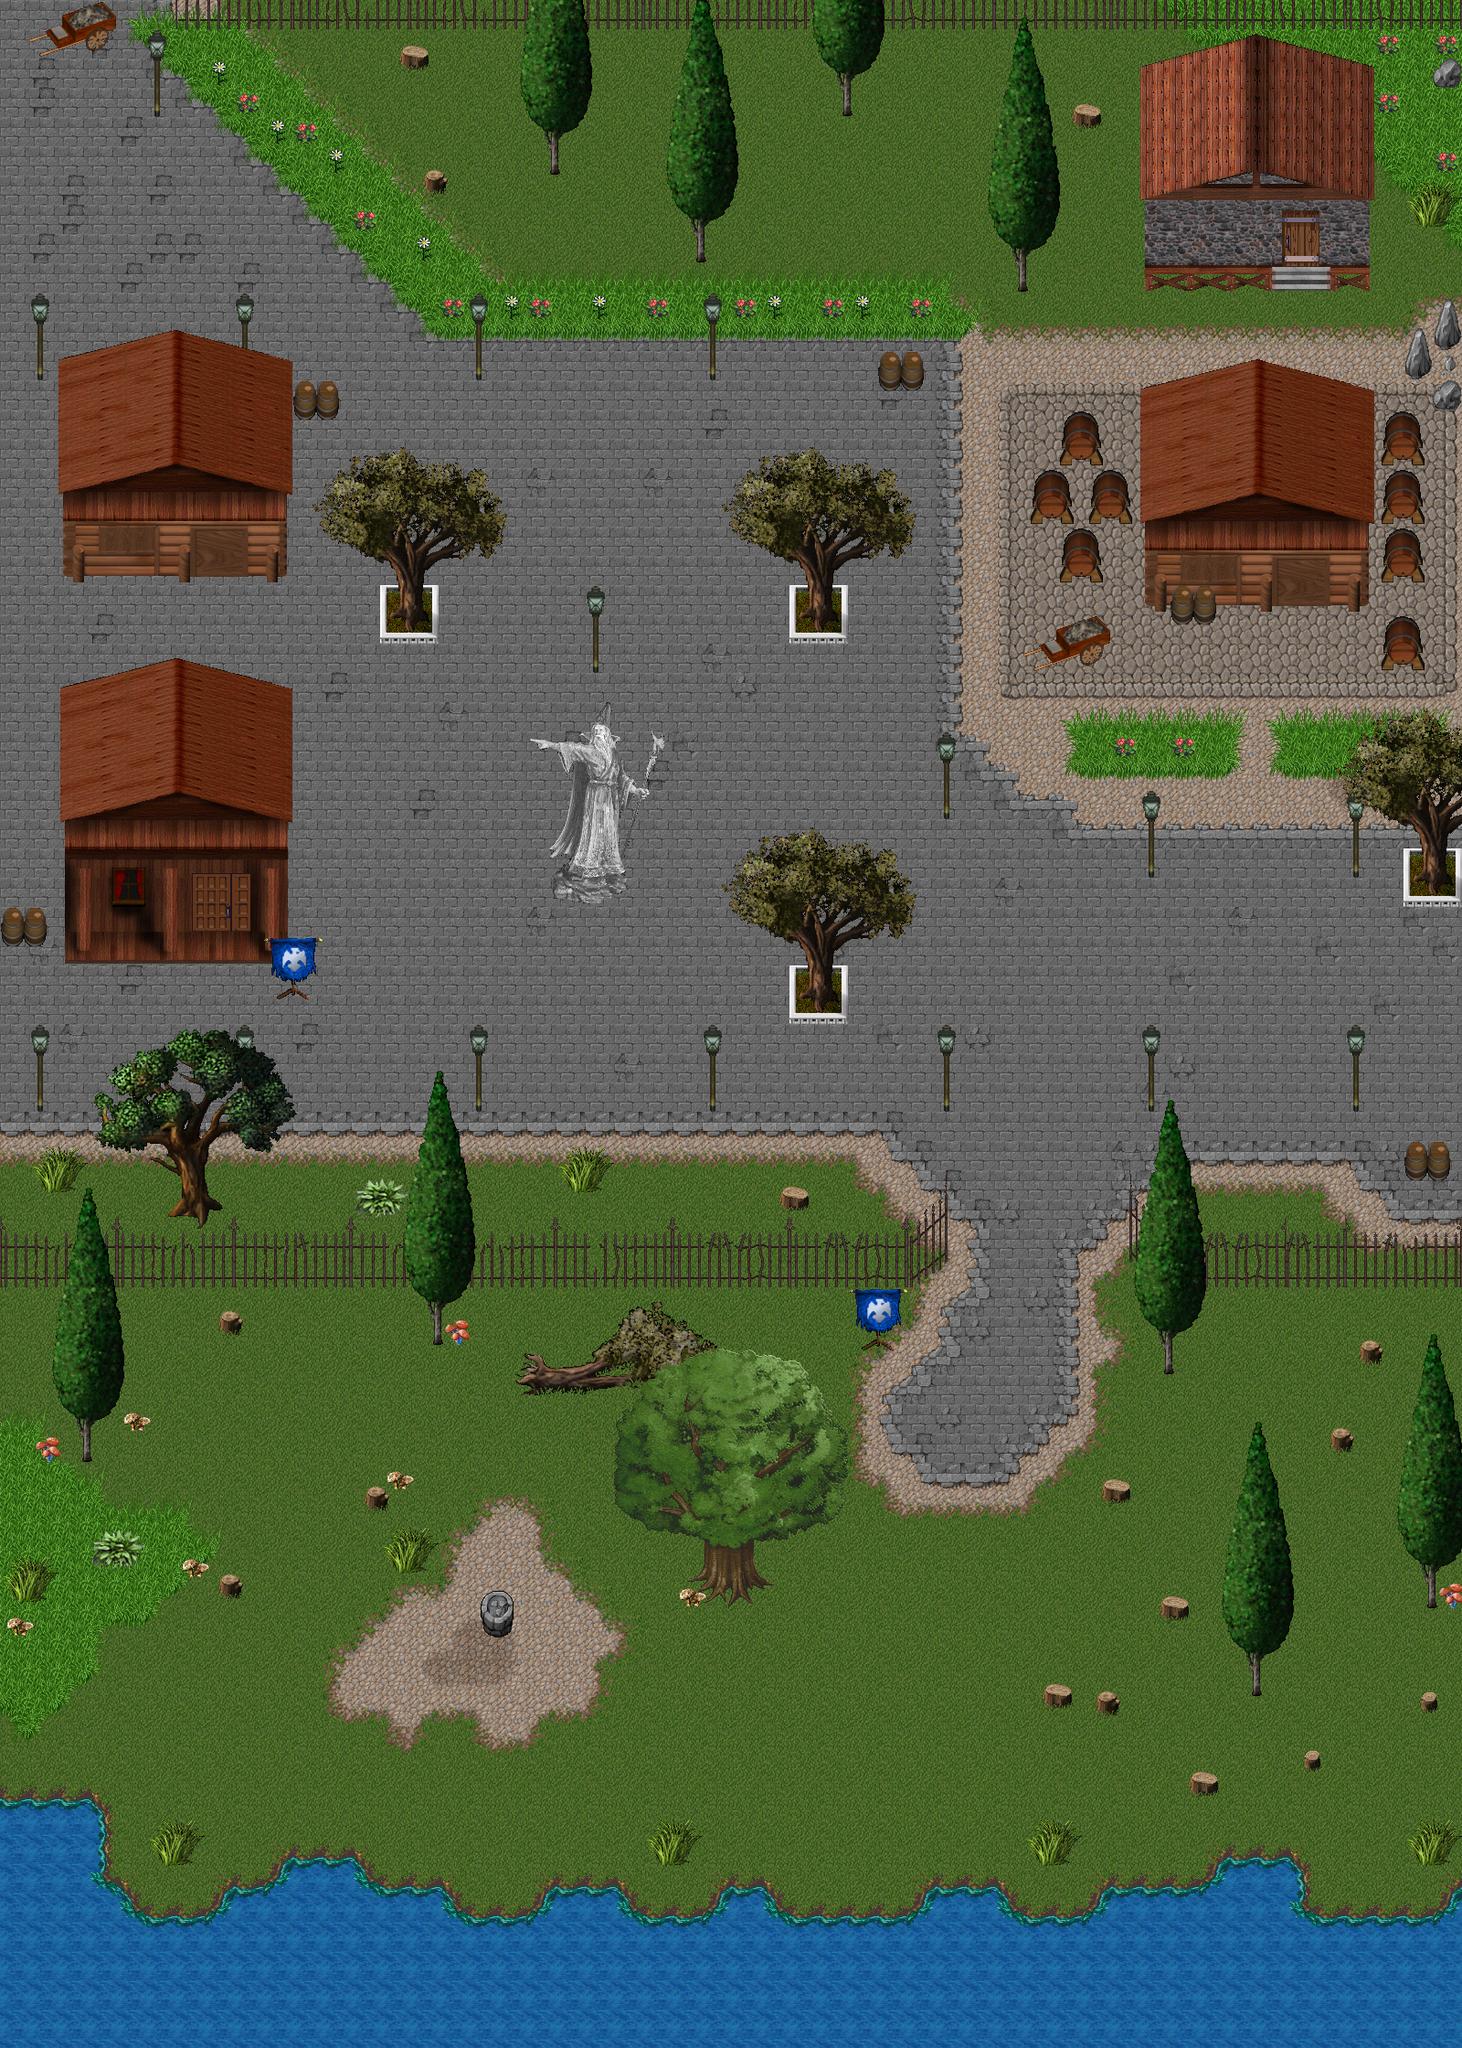

This game map was drawn from its Tiled (.tmx) file and the tilesets committed beside it. A one-line description and the trimmed map source follow:
An orthogonal 50x70 tile map with 32x32 px tiles, 15 tile layers (fondo-pasto, fondo-camino, fondo-cesped, fondo-borde-mar, ...), 25 tilesets and 194 objects.

<map version="1.4" tiledversion="1.4.1" orientation="orthogonal" renderorder="right-down" compressionlevel="0" width="50" height="70" tilewidth="32" tileheight="32" infinite="0" nextlayerid="35" nextobjectid="225">
 <editorsettings>
  <export target="mapa.json" format="json" />
 </editorsettings>
 <tileset firstgid="1" name="casa1" tilewidth="32" tileheight="32" tilecount="288" columns="24">
  <image source="construcciones/casa1.png" trans="ff00ff" width="768" height="384" />
 </tileset>
 <tileset firstgid="289" name="casa2" tilewidth="32" tileheight="32" tilecount="288" columns="24">
  <image source="construcciones/casa2.png" trans="ff00ff" width="768" height="384" />
 </tileset>
 <tileset firstgid="577" name="casa3" tilewidth="32" tileheight="32" tilecount="288" columns="24">
  <image source="construcciones/casa3.png" trans="ff00ff" width="768" height="384" />
 </tileset>
 <tileset firstgid="865" name="mountain_landscape" tilewidth="32" tileheight="32" tilecount="256" columns="16">
  <image source="mapa/mountain_landscape.png" width="512" height="512" />
 </tileset>
 <tileset firstgid="1121" name="wood_tileset" tilewidth="32" tileheight="32" tilecount="256" columns="16">
  <image source="mapa/wood_tileset.png" width="512" height="512" />
 </tileset>
 <tileset firstgid="1377" name="6001" tilewidth="32" tileheight="32" tilecount="256" columns="16">
  <image source="vegetacion/6001.png" trans="000000" width="512" height="512" />
 </tileset>
 <tileset firstgid="1633" name="6151" tilewidth="32" tileheight="32" tilecount="256" columns="16">
  <image source="vegetacion/6151.png" trans="000000" width="512" height="512" />
 </tileset>
 <tileset firstgid="1889" name="6136" tilewidth="32" tileheight="32" tilecount="16" columns="4">
  <image source="vegetacion/6136.png" trans="000000" width="128" height="128" />
 </tileset>
 <tileset firstgid="1905" name="6302" tilewidth="32" tileheight="32" tilecount="16" columns="4">
  <image source="vegetacion/6302.png" trans="000000" width="128" height="128" />
 </tileset>
 <tileset firstgid="1921" name="6313" tilewidth="32" tileheight="32" tilecount="16" columns="4">
  <image source="vegetacion/6313.png" trans="000000" width="128" height="128" />
 </tileset>
 <tileset firstgid="1937" name="6314" tilewidth="32" tileheight="32" tilecount="16" columns="4">
  <image source="vegetacion/6314.png" trans="000000" width="128" height="128" />
 </tileset>
 <tileset firstgid="1953" name="6315" tilewidth="32" tileheight="32" tilecount="16" columns="4">
  <image source="vegetacion/6315.png" trans="000000" width="128" height="128" />
 </tileset>
 <tileset firstgid="1969" name="rejas" tilewidth="32" tileheight="32" tilecount="576" columns="24">
  <image source="construcciones/rejas.png" trans="000000" width="768" height="768" />
 </tileset>
 <tileset firstgid="2545" name="6094" tilewidth="32" tileheight="32" tilecount="64" columns="8">
  <image source="vegetacion/6094.png" trans="000000" width="256" height="256" />
 </tileset>
 <tileset firstgid="2609" name="15058" tilewidth="32" tileheight="32" tilecount="4" columns="2">
  <image source="construcciones/15058.png" trans="000000" width="64" height="64" />
 </tileset>
 <tileset firstgid="2613" name="15187" tilewidth="32" tileheight="32" tilecount="16" columns="4">
  <image source="construcciones/15187.png" trans="000000" width="128" height="128" />
 </tileset>
 <tileset firstgid="2629" name="15191" tilewidth="32" tileheight="32" tilecount="64" columns="8">
  <image source="construcciones/15191.png" trans="000000" width="256" height="256" />
 </tileset>
 <tileset firstgid="2693" name="6119" tilewidth="32" tileheight="32" tilecount="64" columns="8">
  <image source="vegetacion/6119.png" trans="000000" width="256" height="256" />
 </tileset>
 <tileset firstgid="2757" name="6128" tilewidth="32" tileheight="32" tilecount="64" columns="8">
  <image source="vegetacion/6128.png" trans="000000" width="256" height="256" />
 </tileset>
 <tileset firstgid="2821" name="10006" tilewidth="32" tileheight="32" tilecount="64" columns="8">
  <image source="construcciones/10006.png" trans="000000" width="256" height="256" />
 </tileset>
 <tileset firstgid="2885" name="22072" tilewidth="32" tileheight="32" tilecount="16" columns="4">
  <image source="construcciones/22072.png" trans="000000" width="128" height="128" />
 </tileset>
 <tileset firstgid="2901" name="15229" tilewidth="32" tileheight="32" tilecount="16" columns="4">
  <image source="construcciones/15229.png" trans="000000" width="128" height="128" />
 </tileset>
 <tileset firstgid="2917" name="15207" tilewidth="32" tileheight="32" tilecount="4" columns="2">
  <image source="construcciones/15207.png" trans="000000" width="64" height="64" />
 </tileset>
 <tileset firstgid="2921" name="6316" tilewidth="32" tileheight="32" tilecount="16" columns="4">
  <image source="vegetacion/6316.png" trans="000000" width="128" height="128" />
 </tileset>
 <tileset firstgid="2937" name="13015" tilewidth="32" tileheight="32" tilecount="1" columns="1">
  <image source="vegetacion/13015.png" trans="000000" width="32" height="32" />
 </tileset>
 <group id="23" name="fondo" locked="1">
  <layer id="1" name="fondo-pasto" width="50" height="70" locked="1">
   <data>[3500 cells, 3500 non-empty, 4 distinct tile ids]</data>
  </layer>
  <layer id="9" name="fondo-camino" width="50" height="70" locked="1">
   <data>[3500 cells, 1746 non-empty, 46 distinct tile ids]</data>
  </layer>
  <layer id="11" name="fondo-cesped" width="50" height="70" locked="1">
   <data>[3500 cells, 223 non-empty, 44 distinct tile ids]</data>
  </layer>
  <layer id="3" name="fondo-borde-mar" width="50" height="70" locked="1">
   <data>[3500 cells, 304 non-empty, 7 distinct tile ids]</data>
  </layer>
  <layer id="18" name="cesped-borde-camino" width="50" height="70" locked="1">
   <data>[3500 cells, 115 non-empty, 9 distinct tile ids]</data>
  </layer>
 </group>
 <group id="24" name="frente" locked="1">
  <layer id="8" name="rejas" width="50" height="70" locked="1">
   <data>[3500 cells, 145 non-empty, 112 distinct tile ids]</data>
  </layer>
  <objectgroup id="25" name="rejas" locked="1">
   <object id="76" x="-4" y="1298.67" width="1072" height="117.333" />
   <object id="77" x="1218.67" y="1300" width="392" height="117.333" />
  </objectgroup>
  <layer id="10" name="casa" width="50" height="70" locked="1">
   <data>[3500 cells, 243 non-empty, 243 distinct tile ids]</data>
  </layer>
  <objectgroup id="26" name="casa">
   <object id="79" x="62.6667" y="712" width="259.333" height="344" />
   <object id="81" x="1243" y="390" width="268" height="288" />
   <object id="82" x="1246" y="31" width="265" height="286" />
  </objectgroup>
  <layer id="19" name="decoraciones" width="50" height="70" locked="1">
   <data>[3500 cells, 17 non-empty, 2 distinct tile ids]</data>
  </layer>
  <objectgroup id="33" name="decoraciones" locked="1">
   <object id="184" x="230" y="66.3333" width="17.3333" height="27" />
   <object id="185" x="297" y="132" width="14.3333" height="24.6667" />
   <object id="186" x="358" y="165" width="19.6667" height="23" />
   <object id="187" x="455.333" y="259.667" width="17" height="27" />
   <object id="188" x="552.667" y="324" width="14.3333" height="23.3333" />
   <object id="190" x="647" y="323" width="18" height="30.6667" />
   <object id="191" x="838.667" y="322" width="18.6667" height="30.3333" />
   <object id="192" x="932.333" y="321.333" width="20.6667" height="29.6667" />
  </objectgroup>
  <layer id="15" name="lamparas" width="50" height="70" locked="1">
   <data>[3500 cells, 48 non-empty, 3 distinct tile ids]</data>
  </layer>
  <objectgroup id="27" name="lamparas" locked="1">
   <object id="83" x="1470.67" y="1117.33" width="36" height="98.6667" />
   <object id="84" x="1250.67" y="1120" width="26" height="97.75" />
   <object id="85" x="1024" y="1119.33" width="28" height="98.5833" />
   <object id="86" x="769.333" y="1118.67" width="23.3333" height="96" />
   <object id="87" x="512.667" y="1118.67" width="28.6667" height="96.6667" />
   <object id="88" x="259.333" y="1120.67" width="29.3333" height="96" />
   <object id="89" x="30.6667" y="1119.33" width="37.3333" height="97" />
   <object id="90" x="32.6667" y="319.333" width="28" height="98.6667" />
   <object id="91" x="257.333" y="322.667" width="29.3333" height="89.3333" />
   <object id="92" x="160" y="30.6667" width="36" height="98" />
   <object id="93" x="510" y="320" width="33.3333" height="97.3333" />
   <object id="94" x="770" y="320.667" width="30.6667" height="98" />
   <object id="95" x="1026.67" y="801.333" width="30.6667" height="95.3333" />
   <object id="96" x="635.333" y="638" width="36" height="97.3333" />
   <object id="97" x="1471.33" y="864" width="32" height="97.3333" />
   <object id="98" x="1248" y="862.667" width="30" height="96.6667" />
  </objectgroup>
  <layer id="22" name="arboles-0" width="50" height="70" locked="1">
   <data>[3500 cells, 32 non-empty, 32 distinct tile ids]</data>
  </layer>
  <objectgroup id="28" name="arboles-0" locked="1">
   <object id="99" x="566.667" y="1421.33" width="232" height="111.333" />
  </objectgroup>
  <layer id="4" name="arboles-1" width="50" height="70" locked="1">
   <data>[3500 cells, 513 non-empty, 188 distinct tile ids]</data>
  </layer>
  <objectgroup id="29" name="arboles-1" locked="1">
   <object id="101" x="48" y="1288" width="93.3333" height="313.833" />
   <object id="102" x="428" y="1161.33" width="96" height="309.5" />
   <object id="103" x="658.667" y="1452" width="284" height="310.667" />
   <object id="104" x="1322.67" y="1542.67" width="98.6667" height="316.833" />
   <object id="105" x="1516" y="1448" width="96" height="315.5" />
   <object id="106" x="1234.67" y="1197.33" width="94.6667" height="308.167" />
   <object id="107" x="780" y="885.333" width="234.667" height="236.417" />
   <object id="108" x="780" y="470.667" width="232" height="241.333" />
   <object id="109" x="342.667" y="465.333" width="221.333" height="241.666" />
   <object id="165" x="1172" y="115.5" width="37" height="28" />
   <object id="166" x="236.727" y="1432.91" width="31.4545" height="30.5455" />
   <object id="167" x="95.5" y="1666" width="57.5" height="48.5" />
   <object id="168" x="0" y="1696" width="56" height="55" />
   <object id="169" x="238.5" y="1719.5" width="30" height="29" />
   <object id="170" x="400" y="1622" width="26.5" height="31" />
   <object id="171" x="422.5" y="1668" width="49.5" height="54" />
   <object id="172" x="164" y="1989" width="54" height="55" />
   <object id="173" x="712" y="1992" width="49" height="53" />
   <object id="174" x="1123" y="1993" width="53" height="51" />
   <object id="175" x="1140" y="1835" width="36.5" height="36" />
   <object id="176" x="1195" y="1842" width="33.5" height="36.5" />
   <object id="177" x="1201.5" y="1612.5" width="43" height="34.5" />
   <object id="178" x="1265" y="1740" width="39" height="32.5" />
   <object id="179" x="1453" y="1560" width="30" height="29" />
   <object id="180" x="1302.5" y="1934.5" width="32" height="30.5" />
   <object id="181" x="1425" y="1913" width="21.5" height="24" />
   <object id="182" x="1540.5" y="1987.5" width="55" height="54.5" />
   <object id="183" x="1553" y="1847.5" width="22" height="26" />
  </objectgroup>
  <layer id="17" name="rejas-2" width="50" height="70" locked="1">
   <data>[3500 cells, 50 non-empty, 26 distinct tile ids]</data>
  </layer>
  <layer id="5" name="arboles-2" width="50" height="70" locked="1">
   <data>[3500 cells, 259 non-empty, 153 distinct tile ids]</data>
  </layer>
  <objectgroup id="30" name="arboles-2" locked="1">
   <object id="110" x="99" y="1115" width="230" height="227" />
   <object id="111" x="1468" y="775" width="143" height="222" />
   <object id="112" x="1070" y="3" width="96" height="318.333" />
   <object id="113" x="880" y="-6" width="98" height="135.5" />
   <object id="114" x="709" y="-17" width="114" height="309" />
   <object id="115" x="565" y="-14" width="93" height="207" />
   <object id="142" x="33" y="1250.33" width="61.3333" height="55.6667" />
   <object id="143" x="391.333" y="1288.33" width="48.3333" height="44" />
   <object id="144" x="610" y="1255" width="55" height="52" />
   <object id="145" x="37.6667" y="1569" width="29.3333" height="29.6667" />
   <object id="146" x="135" y="1544.67" width="31" height="21" />
   <object id="147" x="6" y="1764.33" width="30.6667" height="24.6667" />
   <object id="148" x="198.333" y="1702" width="33.3333" height="24.6667" />
   <object id="149" x="419.75" y="1605.5" width="33.25" height="25.25" />
   <object id="150" x="485.75" y="1442" width="32.25" height="27.75" />
   <object id="151" x="1572.67" y="1726" width="28" height="31.3333" />
   <object id="152" x="739.5" y="1734.5" width="31" height="24.5" />
   <object id="153" x="851.25" y="1296.25" width="35" height="28.5" />
   <object id="154" x="1487.82" y="1464.36" width="26.1818" height="31.2727" />
   <object id="155" x="433.818" y="49.2727" width="38.3636" height="27.6364" />
   <object id="156" x="461.455" y="182.545" width="28.9091" height="30.1818" />
   <object id="157" x="1538.91" y="196.727" width="58.3636" height="56.3636" />
   <object id="160" x="1568.91" y="65.0909" width="27.8182" height="29.4545" />
  </objectgroup>
  <layer id="7" name="construcciones" width="50" height="70" locked="1">
   <data>[3500 cells, 127 non-empty, 66 distinct tile ids]</data>
  </layer>
  <objectgroup id="32" name="construcciones" locked="1">
   <object id="117" x="320.75" y="414.5" width="51.5" height="45.875" />
   <object id="118" x="958" y="380" width="57" height="54" />
   <object id="119" x="1119" y="663" width="97" height="80" />
   <object id="120" x="1571.67" y="324" width="28.3333" height="57" />
   <object id="121" x="1536.25" y="1243" width="52.75" height="49.75" />
   <object id="123" x="927.25" y="1400" width="68.5" height="77.875" />
   <object id="124" x="522" y="1736.5" width="46.5" height="55.5" />
   <object id="127" x="285.667" y="1021.33" width="69.6667" height="72.3333" />
   <object id="128" x="-8" y="985" width="71" height="52.6667" />
   <object id="129" x="576.5" y="756" width="158.5" height="234.75" />
   <object id="130" x="1280.18" y="640.364" width="61.0909" height="45.4545" />
   <object id="131" x="1510.5" y="672.5" width="50.5" height="62.5" />
   <object id="132" x="1511" y="575.5" width="51.5" height="63.5" />
   <object id="133" x="1511.5" y="513.5" width="47.5" height="60.5" />
   <object id="135" x="1511.5" y="449" width="49" height="61.5" />
   <object id="136" x="1538" y="351.5" width="29.5" height="64.5" />
   <object id="137" x="1570" y="415" width="30.5" height="33" />
   <object id="138" x="1156" y="451" width="52.5" height="60" />
   <object id="139" x="1189" y="514.5" width="48.5" height="57" />
   <object id="140" x="1156" y="579.5" width="57" height="56" />
   <object id="141" x="1128" y="514.5" width="49" height="58.5" />
  </objectgroup>
  <layer id="16" name="casa-2" width="50" height="70" locked="1">
   <data>[3500 cells, 72 non-empty, 72 distinct tile ids]</data>
  </layer>
  <objectgroup id="31" name="casa-2" locked="1">
   <object id="116" x="61" y="354" width="262" height="284.667" />
  </objectgroup>
 </group>
 <objectgroup id="20" name="colisionables">
  <object id="8" x="856.716" y="636.147" width="74.4541" height="75.8253" />
  <object id="9" x="411.333" y="634" width="75.3333" height="74.5083" />
  <object id="10" x="959.917" y="404.917" width="51.25" height="24.4167" />
  <object id="11" x="437.667" y="61.6667" width="32.1667" height="14.3333" />
  <object id="12" x="463.576" y="199.333" width="25.0303" height="13.3333" />
  <object id="13" x="761.878" y="280.364" width="11.2122" height="7.15148" />
  <object id="14" x="921.273" y="120.24" width="12.0909" height="7.1869" />
  <object id="15" x="601.394" y="178.727" width="13.4545" height="12.606" />
  <object id="16" x="598.833" y="935.784" width="92.167" height="57.7648" />
  <object id="17" x="853.667" y="1313.94" width="31.4167" height="9.47727" />
  <object id="18" x="944.25" y="1467.42" width="34.4167" height="11.5" />
  <object id="19" x="0.212125" y="1399.33" width="1004.45" height="13.6667" />
  <object id="20" x="184" y="1307.67" width="59" height="37.2094" />
  <object id="21" x="302.25" y="1081.08" width="38.75" height="13.3333" />
  <object id="22" x="68" y="797.333" width="252.667" height="262.667" />
  <object id="23" x="0.39394" y="1013.38" width="50.7733" height="24.625" />
  <object id="24" x="68.6667" y="432.334" width="247.333" height="203.333" />
  <object id="25" x="320" y="436.667" width="49.3334" height="24" />
  <object id="26" x="0.303034" y="0.272727" width="157.031" height="65.9921" />
  <object id="27" x="144.667" y="1.33333" width="1453.67" height="36.6667" />
  <object id="28" x="1569.17" y="80.9167" width="29.6667" height="15.6667" />
  <object id="29" x="1249.33" y="125.333" width="252" height="192" />
  <object id="30" x="1174.42" y="130.083" width="31" height="12" />
  <object id="31" x="1538.25" y="388.417" width="61" height="26.5" />
  <object id="32" x="1505.33" y="469.652" width="58.3166" height="168.932" />
  <object id="33" x="1254.67" y="453.333" width="254.667" height="221.38" />
  <object id="34" x="1161.25" y="470.029" width="43.417" height="38.5537" />
  <object id="35" x="1119.85" y="695.621" width="92.4641" height="43.8239" />
  <object id="36" x="1536" y="927.333" width="63" height="65.3333" />
  <object id="37" x="1538.33" y="1275.34" width="49" height="16.3333" />
  <object id="38" x="1232.67" y="1333.33" width="40.3333" height="73.6666" />
  <object id="39" x="1266.67" y="1401.66" width="332.667" height="11" />
  <object id="40" x="1455.42" y="1579.18" width="24.6667" height="8.69396" />
  <object id="41" x="1488.95" y="1481.88" width="24.0833" height="12.2917" />
  <object id="42" x="1205.33" y="1632.06" width="31.8182" height="11.9394" />
  <object id="43" x="1269.33" y="1759.94" width="30.3636" height="11.5758" />
  <object id="44" x="1200.05" y="1863.25" width="24.5" height="14.2083" />
  <object id="45" x="1555.88" y="1863.75" width="17.3333" height="9.9167" />
  <object id="46" x="1562.08" y="1751.3" width="11.2917" height="7.375" />
  <object id="47" x="1370.27" y="1845.33" width="10.6875" height="10.0208" />
  <object id="48" x="1303.17" y="1950.8" width="29.1667" height="14.25" />
  <object id="49" x="1427.08" y="1926.55" width="17.8333" height="9.4583" />
  <object id="50" x="1.3333" y="2081.5" width="1597.67" height="156.499" />
  <object id="51" x="1576.67" y="2054.27" width="22.9583" height="46" />
  <object id="52" x="1325.33" y="2024" width="112" height="82.6667" />
  <object id="54" x="1190.67" y="2059.33" width="152" height="48.6667" />
  <object id="55" x="996" y="2046.67" width="114.667" height="61.3333" />
  <object id="56" x="780.005" y="2048" width="76.0783" height="58.6667" />
  <object id="57" x="582.667" y="2050.67" width="109.333" height="53.3333" />
  <object id="58" x="298.667" y="2017.33" width="105.333" height="96" />
  <object id="59" x="378.667" y="2041.33" width="121.333" height="78.6667" />
  <object id="60" x="233.782" y="2048.27" width="73.3333" height="69.3333" />
  <object id="61" x="0.75" y="1952.52" width="123.25" height="156.807" />
  <object id="62" x="92.1736" y="2054.04" width="62.6667" height="76" />
  <object id="63" x="526.25" y="1761.33" width="36.25" height="30.6667" />
  <object id="64" x="239.615" y="1736.86" width="26.4679" height="10.6944" />
  <object id="65" x="88.7017" y="1590.82" width="11.2983" height="7.84801" />
  <object id="66" x="239.204" y="1451.55" width="25.3489" height="9.78062" />
  <object id="67" x="469.333" y="1458.67" width="18.6667" height="10.6667" />
  </objectgroup>
 <objectgroup id="34" name="respawn" locked="1">
  <!-- 3 objects omitted --></objectgroup>
</map>
<!-- 32 of 194 objects omitted -->
